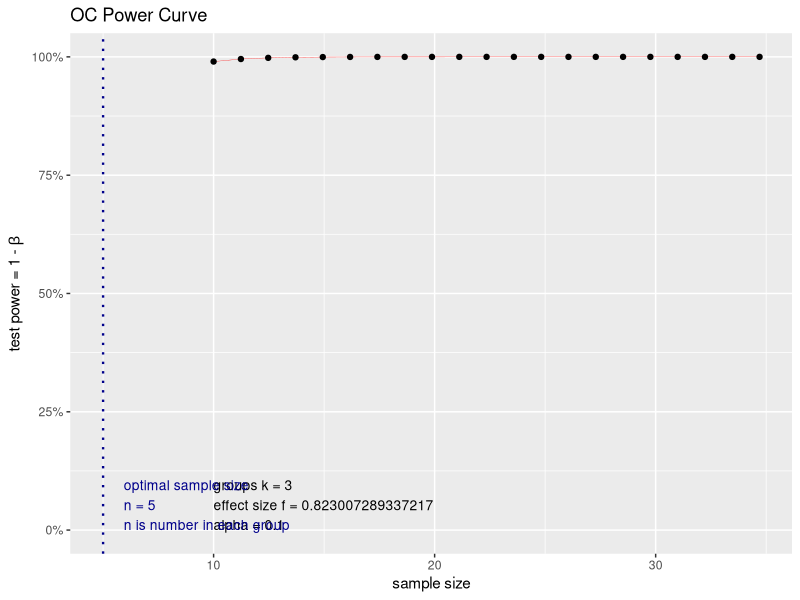

Source code (R):
# Sample Size Calculation for Final Project
setwd('~/Desktop/STA 536/Final Project')

library(pwr)

k = 3 # treatment levels
alpha = 0.1 #standard
pw = 0.80 # standard power

# Need to calculate std. dev from pilot data
data <- data.frame(values = c(132, 96, 218, 98, 353, 132, 96, 96, 133, 218, 396, 355,
          280, 172, 260, 319, 181))
sd <- sd(data$values)
sigma = sd/sqrt(nrow(data))

# Need to come up with a estimate for D (tolerance)
d = 50 # 35 extra calories burned for a treatment compared to another is what we determine is significant

# Calculating sample size
pwr.anova.test(k=k, f=d*sqrt(1/(2*k*(sigma^2))), power=pw, sig.level = alpha)

plot(pwr.anova.test(k=k, f=d*sqrt(1/(2*k*(sigma^2))), power=pw, sig.level = alpha), main = 'OC Power Curve',
     xlim = 25, ylim = 100)
